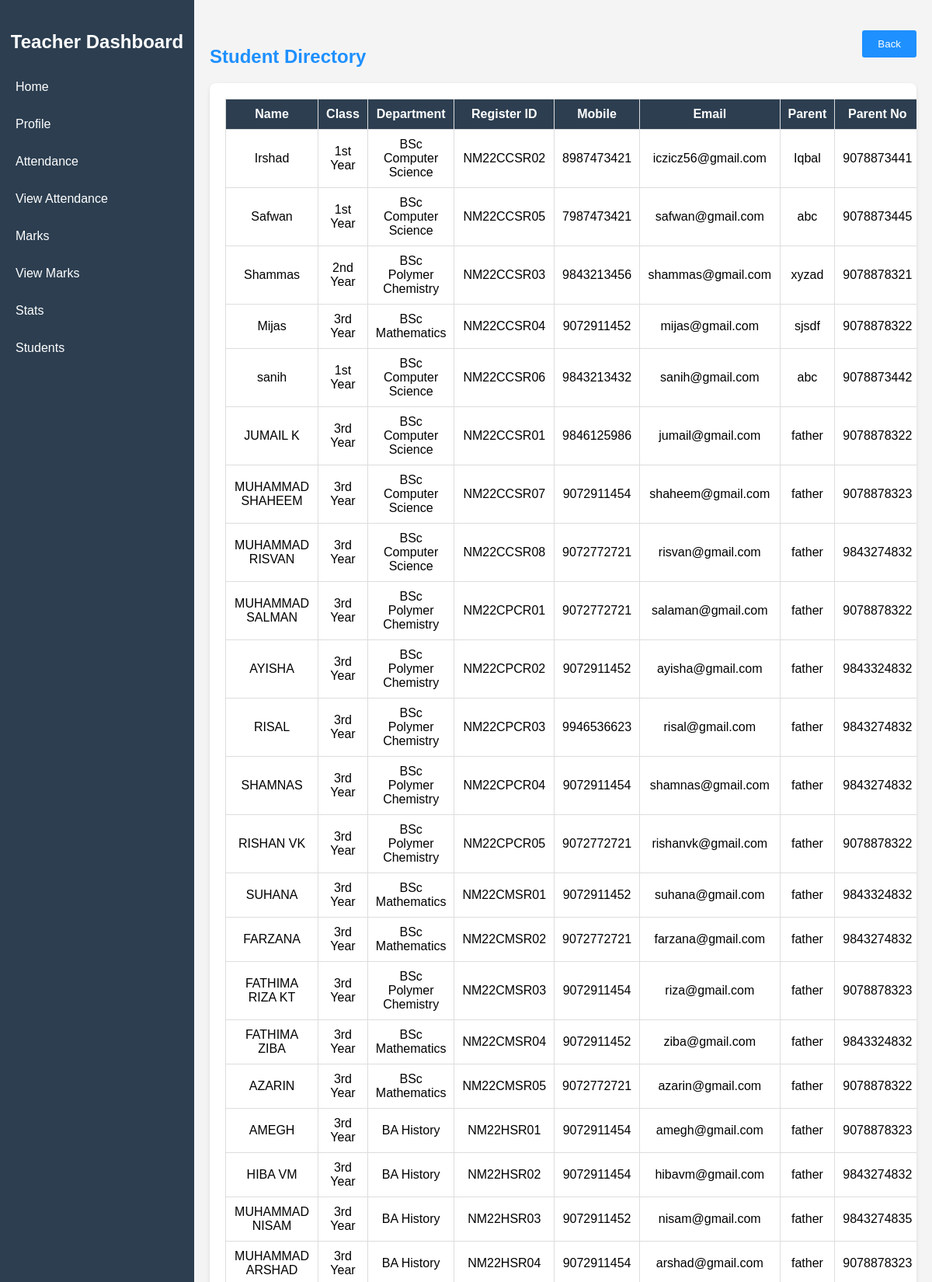
The app's page /teacher-details/ (signed in, upper part) with its own data.
### GradeWireapp/models.py (models this page shows, shortened)
class Student(models.Model):
    name = models.CharField(max_length=30)
    Class = models.CharField(max_length=20)
    department = models.ForeignKey(Course, on_delete=models.PROTECT)
    register_id = models.CharField(max_length=30, unique=True)
    mobile = models.CharField(max_length=10)
    email = models.EmailField(unique=True)
    parent = models.CharField(max_length=30)
    parent_no = models.CharField(max_length=10)
    password = models.CharField(max_length=128)
    full_day_attendance = models.PositiveIntegerField(default=0)
    is_approved = models.BooleanField(default=False)

class Course(models.Model):
    course_id = models.CharField(max_length=30, unique=True)
    course_name = models.CharField(max_length=30, unique=True, default=' ')
    duration = models.CharField(max_length=25, default='3 Year', blank=True, null=True)
    def __str__(self):
        return self.course_name

### GradeWireapp/views/teacher_views.py (the view)
# urls.py: path('teacher-details/', views.teacher_details_view,name='teachStDetails'),
@teacher_required
def teacher_details_view(request):
    return detail_student_view(request)

### GradeWireapp/views/common.py (called while the page is built)
def teacher_required(view_func):
    @wraps(view_func)
    def _wrapped_view(request, *args, **kwargs):
        teacher_id = request.session.get('teacher_id')
        if not teacher_id or not Teacher.objects.filter(id=teacher_id).exists():
            messages.error(request, "Teacher access required. Please log in.")
            return redirect('teacherLogin')
        return view_func(request, *args, **kwargs)
    return _wrapped_view

### GradeWireapp/views/teacher_views.py (called while the page is built)
@teacher_required
def detail_student_view(request):
    students = Student.objects.all()
    return render(request, 'teach_st_details.html', {'student': students})

### templates/teach_st_details.html (shortened to what this page needs)
{% extends 'teacher_base.html' %}
{% block content %}
<div id="students" class="section" style="margin-top: 20px;">
    <h2 style="margin-bottom: 20px; color: #1e90ff;">Student Directory</h2>
    <div class="attendance-table" style="overflow-x: auto;">
        <table style="width: 100%; border-collapse: collapse;">
            <thead>
                <tr style="background-color: #1e90ff; color: #fff;">
                    <th style="padding: 10px; border: 1px solid #ddd;">Name</th>
                    <th style="padding: 10px; border: 1px solid #ddd;">Class</th>
                    <th style="padding: 10px; border: 1px solid #ddd;">Department</th>
                    <th style="padding: 10px; border: 1px solid #ddd;">Register ID</th>
                    <th style="padding: 10px; border: 1px solid #ddd;">Mobile</th>
                    <th style="padding: 10px; border: 1px solid #ddd;">Email</th>
                    <th style="padding: 10px; border: 1px solid #ddd;">Parent</th>
                    <th style="padding: 10px; border: 1px solid #ddd;">Parent No</th>
                </tr>
            </thead>
            <tbody id="studentTableBody">
                {% for s in student %}
                <tr style="border-bottom: 1px solid #eee;">
                    <td style="padding: 10px; border: 1px solid #ddd;">{{ s.name }}</td>
                    <td style="padding: 10px; border: 1px solid #ddd;">{{ s.Class }}</td>
                    <td style="padding: 10px; border: 1px solid #ddd;">{{ s.department }}</td>
                    <td style="padding: 10px; border: 1px solid #ddd;">{{ s.register_id }}</td>
                    <td style="padding: 10px; border: 1px solid #ddd;">{{ s.mobile }}</td>
                    <td style="padding: 10px; border: 1px solid #ddd;">{{ s.email }}</td>
                    <td style="padding: 10px; border: 1px solid #ddd;">{{ s.parent }}</td>
                    <td style="padding: 10px; border: 1px solid #ddd;">{{ s.parent_no }}</td>
                </tr>
                {% empty %}
                <tr>
                    <td colspan="8" style="padding: 15px; text-align: center; color: #777;">No students found.</td>
                </tr>
                {% endfor %}
            </tbody>
        </table>
    </div>
</div>
{% endblock %}

### static/assets/css/teach-style.css (style rules this page uses)
body { font-family: Arial, sans-serif; margin: 0; background-color: #f4f4f4; }
h2 { font-size: 24px; margin-bottom: 20px; }
.attendance-table { margin-top: 20px; background-color: #ffffff; box-shadow: 0 2px 5px rgba(0, 0, 0, 0.1); border-radius: 8px; padding: 20px; }
.attendance-table table { width: 100%; border-collapse: collapse; }
.attendance-table table th, .attendance-table table td { padding: 8px; border: 1px solid #ddd; text-align: center; }
.attendance-table table th { background-color: #2c3e50; color: white; }

### records on screen
Student: name "Irshad", Class "1st Year", department "BSc Computer Science", register_id "NM22CCSR02", mobile "8987473421", email "iczicz56@gmail.com", parent "Iqbal", parent_no "9078873441"
Student: name "Safwan", Class "1st Year", department "BSc Computer Science", register_id "NM22CCSR05", mobile "7987473421", email "safwan@gmail.com", parent "abc", parent_no "9078873445"
Student: name "Shammas", Class "2nd Year", department "BSc Polymer Chemistry", register_id "NM22CCSR03", mobile "9843213456", email "shammas@gmail.com", parent "xyzad", parent_no "9078878321"
Student: name "Mijas", Class "3rd Year", department "BSc Mathematics", register_id "NM22CCSR04", mobile "9072911452", email "mijas@gmail.com", parent "sjsdf", parent_no "9078878322"
Student: name "sanih", Class "1st Year", department "BSc Computer Science", register_id "NM22CCSR06", mobile "9843213432", email "sanih@gmail.com", parent "abc", parent_no "9078873442"
Student: name "JUMAIL K", Class "3rd Year", department "BSc Computer Science", register_id "NM22CCSR01", mobile "9846125986", email "jumail@gmail.com", parent "father", parent_no "9078878322"
Student: name "MUHAMMAD SHAHEEM", Class "3rd Year", department "BSc Computer Science", register_id "NM22CCSR07", mobile "9072911454", email "shaheem@gmail.com", parent "father", parent_no "9078878323"
Student: name "MUHAMMAD RISVAN", Class "3rd Year", department "BSc Computer Science", register_id "NM22CCSR08", mobile "9072772721", email "risvan@gmail.com", parent "father", parent_no "9843274832"
Student: name "MUHAMMAD SALMAN", Class "3rd Year", department "BSc Polymer Chemistry", register_id "NM22CPCR01", mobile "9072772721", email "salaman@gmail.com", parent "father", parent_no "9078878322"
Student: name "AYISHA", Class "3rd Year", department "BSc Polymer Chemistry", register_id "NM22CPCR02", mobile "9072911452", email "ayisha@gmail.com", parent "father", parent_no "9843324832"
Student: name "RISAL", Class "3rd Year", department "BSc Polymer Chemistry", register_id "NM22CPCR03", mobile "9946536623", email "risal@gmail.com", parent "father", parent_no "9843274832"
Student: name "SHAMNAS", Class "3rd Year", department "BSc Polymer Chemistry", register_id "NM22CPCR04", mobile "9072911454", email "shamnas@gmail.com", parent "father", parent_no "9843274832"
Student: name "RISHAN VK", Class "3rd Year", department "BSc Polymer Chemistry", register_id "NM22CPCR05", mobile "9072772721", email "rishanvk@gmail.com", parent "father", parent_no "9078878322"
Student: name "SUHANA", Class "3rd Year", department "BSc Mathematics", register_id "NM22CMSR01", mobile "9072911452", email "suhana@gmail.com", parent "father", parent_no "9843324832"
Student: name "FARZANA", Class "3rd Year", department "BSc Mathematics", register_id "NM22CMSR02", mobile "9072772721", email "farzana@gmail.com", parent "father", parent_no "9843274832"
Student: name "FATHIMA RIZA KT", Class "3rd Year", department "BSc Polymer Chemistry", register_id "NM22CMSR03", mobile "9072911454", email "riza@gmail.com", parent "father", parent_no "9078878323"
Student: name "FATHIMA ZIBA", Class "3rd Year", department "BSc Mathematics", register_id "NM22CMSR04", mobile "9072911452", email "ziba@gmail.com", parent "father", parent_no "9843324832"
Student: name "AZARIN", Class "3rd Year", department "BSc Mathematics", register_id "NM22CMSR05", mobile "9072772721", email "azarin@gmail.com", parent "father", parent_no "9078878322"
Student: name "AMEGH", Class "3rd Year", department "BA History", register_id "NM22HSR01", mobile "9072911454", email "amegh@gmail.com", parent "father", parent_no "9078878323"
Student: name "HIBA VM", Class "3rd Year", department "BA History", register_id "NM22HSR02", mobile "9072911454", email "hibavm@gmail.com", parent "father", parent_no "9843274832"
Student: name "MUHAMMAD NISAM", Class "3rd Year", department "BA History", register_id "NM22HSR03", mobile "9072911452", email "nisam@gmail.com", parent "father", parent_no "9843274835"
Student: name "MUHAMMAD ARSHAD", Class "3rd Year", department "BA History", register_id "NM22HSR04", mobile "9072911454", email "arshad@gmail.com", parent "father", parent_no "9078878323"
